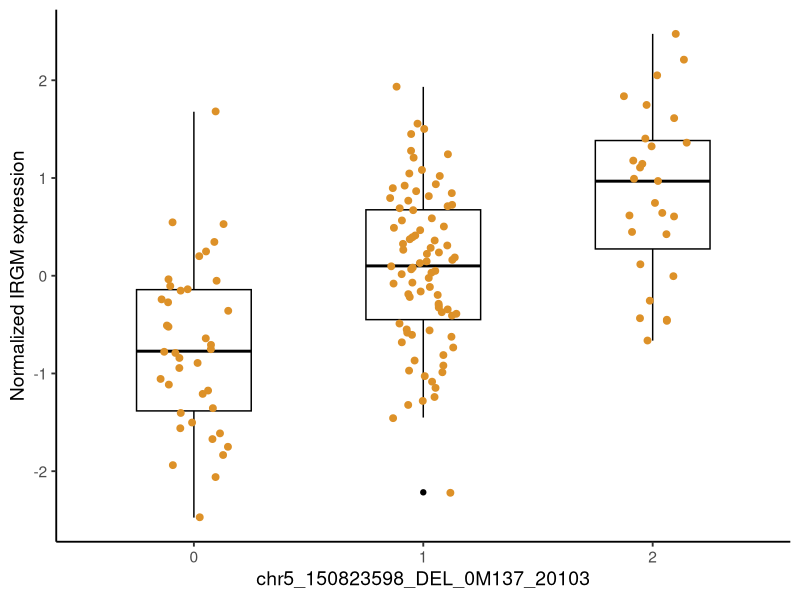

Reproduce this figure in R.
#==============================================#
# SV-eQTL-example IRGM #
# Supp-Figure-24#
#==============================================#
library(ggplot2)
library(tidyverse)
library(ggpubr)
library(data.table)

setwd("/media/london_A/mengxin/GTOP_code/supp/supp_fig24")
# Supp.Fig.24b SV-eQTL-example IRGM -----------

dat <- fread("./input/Figure S24.txt",sep = "\t")
df_long <- dat %>%pivot_longer(cols = c(sv_geno),names_to = "geno_type",values_to = "geno") %>%
  mutate( geno = factor(geno, levels = c(0,1,2)),geno_type = factor(geno_type, levels = c("sv_geno", "snp_geno"))) %>% filter(!is.na(geno)) 

ggplot() +
  #geom_violin(data = df_long,aes(x = geno, y = pheno, group = geno), fill = NA,color = "black", width = 0.8) +
  geom_boxplot(data = df_long,aes(x = geno, y = pheno, group = geno),width = 0.5,fill = NA,color = "black") +
  geom_jitter(data = df_long,aes(x = geno, y = pheno, color = geno_type),width = 0.15,size = 2 ) +
  labs(x = "chr5_150823598_DEL_0M137_20103",y = "Normalized IRGM expression" ) +
  scale_color_manual(values = c("#dd9128")) +
  theme_classic(base_size = 14)+theme(legend.position = "none")




